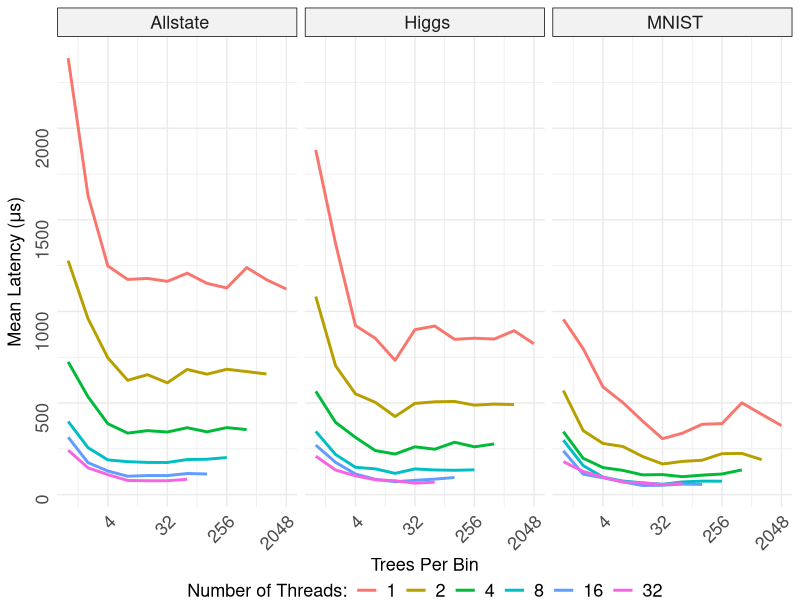

Write R code to recreate this figure.
# ---
# title: "Test speed-up and scale-up of R-Rerf against xg and ranger"
# author: "James Browne"
# date: "Oct 10 2017"
# output: html_document
# ---
library(ggplot2)
library(plyr)

data_summary <- function(data, varname, groupnames){
      require(plyr)
  summary_func <- function(x, col){
          c(mean = median(x[[col]], na.rm=TRUE),
                  sd = sd(x[[col]], na.rm=TRUE))
    }
    data_sum<-ddply(data, groupnames, .fun=summary_func,
                                      varname)
    data_sum <- rename(data_sum, c("mean" = varname))
     return(data_sum)
}


mydata <- read.csv(file="experiment2.csv", header=FALSE)

z <- mydata$V3 == " MNIST"
mydata[z,]$V7 <- mydata[z,]$V7/10000
z <- mydata$V3 == " Higgs"
mydata[z,]$V7 <- mydata[z,]$V7/25000
z <- mydata$V3 == " Allstate"
mydata[z,]$V7 <- mydata[z,]$V7/50000

mydata$V8 <- as.factor(mydata$V8)

mydata <- data_summary(mydata, varname="V7",groupnames=c("V3", "V5", "V8"))
#mydata <- mydata[mydata$V6!=6,]

leg <- theme(legend.text = element_text(size = 13), legend.title=element_text(size = 13), plot.title = element_text(size = 16,  face="bold"), axis.title.x = element_text(size=13), axis.text.x = element_text(size=13), axis.title.y = element_text(size=13), axis.text.y = element_text(size=13), strip.text.x = element_text(size=13), strip.text.y = element_text(size=13))

p <- ggplot(mydata, aes(x=V5, y=V7, group=V8, color=V8)) + geom_line(size=1)
  

p <- p + scale_fill_brewer(palette="Paired") + theme_minimal()
#p <- p + scale_colour_manual(name="Depth")

#p <- p + scale_colour_manual(name="Number of Threads")
p <- p + labs(x = "Trees Per Bin", y =expression(paste("Mean Latency (", mu, "s)")))
p <- p + leg
p <- p + scale_x_continuous(trans='log2')
#p <- p + scale_y_continuous(trans='log2')
p <- p + facet_grid(. ~ V3)
p <- p + theme(strip.background = element_rect(fill="grey95"))
p <- p + theme(axis.text.x = element_text(angle = 45, hjust = 1), axis.text.y = element_text(angle=90, hjust=1))
#+ guides(colour = guide_legend(nrow = 1))
p <- p + labs(color="Number of Threads:")
p <- p + theme(legend.position="bottom",legend.margin=margin(t=-0.30, r=0, b=-0.25, l=0, unit="cm"))
p <- p + guides(color = guide_legend(label.position = "right", label.hjust = 1,nrow=1 ))
png(file="stripeAndCore.png")
print(p)
dev.off()

if(FALSE){
p <- p + scale_fill_brewer(palette="Paired") + theme_minimal()

#p <- p + scale_colour_manual(name="Number of Threads")
p <- p + theme(legend.position="bottom")
p <- p + labs(x = "Trees Per Bin", y =expression(paste("Mean Prediction Time per Observation (", mu, "s)")))
p <- p + leg
p <- p + scale_x_continuous(trans='log2')
#p <- p + scale_y_continuous(trans='log2')
p <- p + facet_grid(. ~ V3)
p <- p + theme(strip.background = element_rect(fill="grey95"))
p <- p + theme(axis.text.x = element_text(angle = 45, hjust = 1), axis.text.y = element_text(angle=90, hjust=1))
#+ guides(colour = guide_legend(nrow = 1))
p <- p + labs(color="Number of Threads:")

png(file="depthAndStripe.png")
print(p)
dev.off()
}
